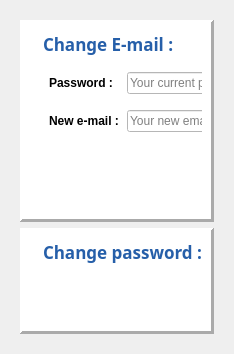
                   <widget class="QWidget" name="settingsPage">
                    <property name="styleSheet">
                     <string notr="true">#changePassBtn, #changeEmailBtn {
	background-color:#1b1b27;
	color: #FFFFFF;
	padding: 10px;
	border-radius: 5px;
}</string>
                    </property>
                    <layout class="QVBoxLayout" name="verticalLayout_18">
                     <item>
                      <widget class="QWidget" name="widget_9" native="true">
                       <property name="styleSheet">
                        <string notr="true" />
                       </property>
                       <layout class="QVBoxLayout" name="verticalLayout_17">
                        <item>
                         <widget class="QFrame" name="frame_3">
                          <property name="styleSheet">
                           <string notr="true">background-color: #ffffff;</string>
                          </property>
                          <property name="frameShape">
                           <enum>QFrame::Panel</enum>
                          </property>
                          <property name="frameShadow">
                           <enum>QFrame::Raised</enum>
                          </property>
                          <property name="lineWidth">
                           <number>3</number>
                          </property>
                          <property name="midLineWidth">
                           <number>2</number>
                          </property>
                          <layout class="QVBoxLayout" name="verticalLayout_22">
                           <property name="leftMargin">
                            <number>20</number>
                           </property>
                           <item>
                            <widget class="QLabel" name="label_17">
                             <property name="font">
                              <font>
                               <family>Arial Rounded MT Bold</family>
                               <pointsize>13</pointsize>
                               <weight>75</weight>
                               <bold>true</bold>
                              </font>
                             </property>
                             <property name="styleSheet">
                              <string notr="true">color:#265fa9;</string>
                             </property>
                             <property name="text">
                              <string>Change E-mail :</string>
                             </property>
                            </widget>
                           </item>
                           <item>
                            <widget class="QWidget" name="widget_3" native="true">
                             <property name="minimumSize">
                              <size>
                               <width>0</width>
                               <height>100</height>
                              </size>
                             </property>
                             <widget class="QWidget" name="layoutWidget">
                              <property name="geometry">
                               <rect>
                                <x>6</x>
                                <y>6</y>
                                <width>481</width>
                                <height>70</height>
                               </rect>
                              </property>
                              <layout class="QGridLayout" name="gridLayout_3">
                               <property name="horizontalSpacing">
                                <number>8</number>
                               </property>
                               <property name="verticalSpacing">
                                <number>12</number>
                               </property>
                               <item row="1" column="1">
                                <widget class="QLineEdit" name="newEmail">
                                 <property name="placeholderText">
                                  <string>Your new email</string>
                                 </property>
                                </widget>
                               </item>
                               <item row="1" column="0">
                                <widget class="QLabel" name="label_18">
                                 <property name="font">
                                  <font>
                                   <pointsize>9</pointsize>
                                   <weight>75</weight>
                                   <bold>true</bold>
                                  </font>
                                 </property>
                                 <property name="text">
                                  <string>New e-mail :</string>
                                 </property>
                                </widget>
                               </item>
                               <item row="0" column="2">
                                <widget class="QPushButton" name="eyeBtn_4">
                                 <property name="minimumSize">
                                  <size>
                                   <width>20</width>
                                   <height>20</height>
                                  </size>
                                 </property>
                                 <property name="maximumSize">
                                  <size>
                                   <width>20</width>
                                   <height>20</height>
                                  </size>
                                 </property>
                                 <property name="text">
                                  <string />
                                 </property>
                                 <property name="icon">
                                  <iconset resource="../Qss/icons/_icons.qrc">
                                   <normaloff>:/feather/icons/feather/eye.png</normaloff>:/feather/icons/feather/eye.png</iconset>
                                 </property>
                                </widget>
                               </item>
                               <item row="0" column="0">
                                <widget class="QLabel" name="label_19">
                                 <property name="font">
                                  <font>
                                   <pointsize>9</pointsize>
                                   <weight>75</weight>
                                   <bold>true</bold>
                                  </font>
                                 </property>
                                 <property name="text">
                                  <string>Password :</string>
                                 </property>
                                </widget>
                               </item>
                               <item row="0" column="1">
                                <widget class="QLineEdit" name="passEmail">
                                 <property name="minimumSize">
                                  <size>
                                   <width>250</width>
                                   <height>0</height>
                                  </size>
                                 </property>
                                 <property name="echoMode">
                                  <enum>QLineEdit::Password</enum>
                                 </property>
                                 <property name="placeholderText">
                                  <string>Your current password</string>
                                 </property>
                                </widget>
                               </item>
                              </layout>
                             </widget>
                             <widget class="QPushButton" name="changeEmailBtn">
                              <property name="geometry">
                               <rect>
                                <x>540</x>
                                <y>20</y>
                                <width>101</width>
                                <height>41</height>
                               </rect>
                              </property>
                              <property name="maximumSize">
                               <size>
                                <width>180</width>
                                <height>16777215</height>
                               </size>
                              </property>
                              <property name="font">
                               <font>
                                <family>Segoe UI Semibold</family>
                                <pointsize>9</pointsize>
                                <weight>75</weight>
                                <bold>true</bold>
                               </font>
                              </property>
                              <property name="styleSheet">
                               <string notr="true">background-color: #1461A3;</string>
                              </property>
                              <property name="text">
                               <string>Change e-mail</string>
                              </property>
                             </widget>
                            </widget>
                           </item>
                           <item>
                            <widget class="QLabel" name="errorMessage_4">
                             <property name="minimumSize">
                              <size>
                               <width>0</width>
                               <height>20</height>
                              </size>
                             </property>
                             <property name="maximumSize">
                              <size>
                               <width>16777215</width>
                               <height>15</height>
                              </size>
                             </property>
                             <property name="font">
                              <font>
                               <family>Segoe UI Variable Display</family>
                               <pointsize>9</pointsize>
                              </font>
                             </property>
                             <property name="styleSheet">
                              <string notr="true">color: #ff0000;</string>
                             </property>
                             <property name="text">
                              <string />
                             </property>
                            </widget>
                           </item>
                           <item>
                            <widget class="QLabel" name="successMessage_2">
                             <property name="maximumSize">
                              <size>
                               <width>16777215</width>
                               <height>20</height>
                              </size>
                             </property>
                             <property name="font">
                              <font>
                               <family>Segoe UI Variable Display</family>
                               <pointsize>9</pointsize>
                              </font>
                             </property>
                             <property name="styleSheet">
                              <string notr="true">color: #00A36C;</string>
                             </property>
                             <property name="text">
                              <string />
                             </property>
                            </widget>
                           </item>
                          </layout>
                         </widget>
                        </item>
                        <item>
                         <widget class="QFrame" name="frame_8">
                          <property name="maximumSize">
                           <size>
                            <width>16777215</width>
                            <height>16777215</height>
                           </size>
                          </property>
                          <property name="styleSheet">
                           <string notr="true">background-color: #ffffff;</string>
                          </property>
                          <property name="frameShape">
                           <enum>QFrame::Panel</enum>
                          </property>
                          <property name="frameShadow">
                           <enum>QFrame::Raised</enum>
                          </property>
                          <property name="lineWidth">
                           <number>3</number>
                          </property>
                          <property name="midLineWidth">
                           <number>2</number>
                          </property>
                          <layout class="QVBoxLayout" name="verticalLayout_23">
                           <property name="leftMargin">
                            <number>20</number>
                           </property>
                           <item>
                            <widget class="QLabel" name="label_16">
                             <property name="font">
                              <font>
                               <family>Arial Rounded MT Bold</family>
                               <pointsize>13</pointsize>
                               <weight>75</weight>
                               <bold>true</bold>
                              </font>
                             </property>
                             <property name="styleSheet">
                              <string notr="true">color:#265fa9;</string>
                             </property>
                             <property name="lineWidth">
                              <number>0</number>
                             </property>
                             <property name="text">
                              <string>Change password :</string>
                             </property>
                             <property name="wordWrap">
                              <bool>false</bool>
                             </property>
                            </widget>
                           </item>
                           <item>
                            <widget class="QWidget" name="widget_8" native="true">
                             <widget class="QPushButton" name="changePassBtn">
                              <property name="geometry">
                               <rect>
                                <x>550</x>
                                <y>20</y>
                                <width>121</width>
                                <height>41</height>
                               </rect>
                              </property>
                              <property name="font">
                               <font>
                                <family>Segoe UI Semibold</family>
                                <pointsize>9</pointsize>
                                <weight>75</weight>
                                <bold>true</bold>
                               </font>
                              </property>
                              <property name="styleSheet">
                               <string notr="true">background-color: #1461A3;</string>
                              </property>
                              <property name="text">
                               <string>Change password</string>
                              </property>
                             </widget>
                             <widget class="QWidget" name="">
                              <property name="geometry">
                               <rect>
                                <x>6</x>
                                <y>6</y>
                                <width>501</width>
                                <height>62</height>
                               </rect>
                              </property>
                              <layout class="QGridLayout" name="gridLayout_2" rowstretch="0,0,0">
                               <property name="horizontalSpacing">
                                <number>8</number>
                               </property>
                               <property name="verticalSpacing">
                                <number>4</number>
                               </property>
                               <item row="0" column="1">
                                <widget class="QLineEdit" name="currentPassword">
                                 <property name="echoMode">
                                  <enum>QLineEdit::Password</enum>
                                 </property>
                                 <property name="placeholderText">
                                  <string>Your current password</string>
                                 </property>
                                </widget>
                               </item>
                               <item row="0" column="2">
                                <widget class="QPushButton" name="eyeBtn_3">
                                 <property name="minimumSize">
                                  <size>
                                   <width>20</width>
                                   <height>20</height>
                                  </size>
                                 </property>
                                 <property name="maximumSize">
                                  <size>
                                   <width>20</width>
                                   <height>20</height>
                                  </size>
                                 </property>
                                 <property name="text">
                                  <string />
                                 </property>
                                 <property name="icon">
                                  <iconset resource="../Qss/icons/_icons.qrc">
                                   <normaloff>:/feather/icons/feather/eye.png</normaloff>:/feather/icons/feather/eye.png</iconset>
                                 </property>
                                </widget>
                               </item>
                               <item row="2" column="1">
                                <widget class="QLineEdit" name="newPassword">
                                 <property name="echoMode">
                                  <enum>QLineEdit::Password</enum>
                                 </property>
                                 <property name="placeholderText">
                                  <string>Your new password</string>
                                 </property>
                                </widget>
                               </item>
                               <item row="0" column="0">
                                <widget class="QLabel" name="label_9">
                                 <property name="font">
                                  <font>
                                   <pointsize>9</pointsize>
                                   <weight>75</weight>
                                   <bold>true</bold>
                                  </font>
                                 </property>
                                 <property name="text">
                                  <string>Current password :</string>
                                 </property>
                                </widget>
                               </item>
                               <item row="2" column="0">
                                <widget class="QLabel" name="label_15">
                                 <property name="font">
                                  <font>
                                   <pointsize>9</pointsize>
                                   <weight>75</weight>
                                   <bold>true</bold>
                                  </font>
                                 </property>
                                 <property name="text">
                                  <string>New password :</string>
                                 </property>
                                </widget>
                               </item>
                               <item row="2" column="2">
                                <widget class="QPushButton" name="eyeBtn_2">
                                 <property name="minimumSize">
                                  <size>
                                   <width>20</width>
                                   <height>20</height>
                                  </size>
                                 </property>
                                 <property name="maximumSize">
                                  <size>
                                   <width>20</width>
                                   <height>20</height>
                                  </size>
                                 </property>
                                 <property name="text">
                                  <string />
                                 </property>
                                 <property name="icon">
                                  <iconset resource="../Qss/icons/_icons.qrc">
                                   <normaloff>:/feather/icons/feather/eye.png</normaloff>:/feather/icons/feather/eye.png</iconset>
                                 </property>
                                </widget>
                               </item>
                              </layout>
                             </widget>
                            </widget>
                           </item>
                           <item>
                            <widget class="QLabel" name="successMessage">
                             <property name="minimumSize">
                              <size>
                               <width>0</width>
                               <height>20</height>
                              </size>
                             </property>
                             <property name="maximumSize">
                              <size>
                               <width>16777215</width>
                               <height>15</height>
                              </size>
                             </property>
                             <property name="font">
                              <font>
                               <family>Segoe UI Variable Display</family>
                               <pointsize>9</pointsize>
                              </font>
                             </property>
                             <property name="styleSheet">
                              <string notr="true">color: #00A36C;</string>
                             </property>
                             <property name="text">
                              <string />
                             </property>
                            </widget>
                           </item>
                           <item>
                            <widget class="QLabel" name="errorMessage_3">
                             <property name="minimumSize">
                              <size>
                               <width>0</width>
                               <height>20</height>
                              </size>
                             </property>
                             <property name="maximumSize">
                              <size>
                               <width>16777215</width>
                               <height>15</height>
                              </size>
                             </property>
                             <property name="font">
                              <font>
                               <family>Segoe UI Variable Display</family>
                               <pointsize>9</pointsize>
                              </font>
                             </property>
                             <property name="styleSheet">
                              <string notr="true">color: #ff0000;</string>
                             </property>
                             <property name="text">
                              <string />
                             </property>
                            </widget>
                           </item>
                          </layout>
                         </widget>
                        </item>
                       </layout>
                      </widget>
                     </item>
                    </layout>
                   </widget>
